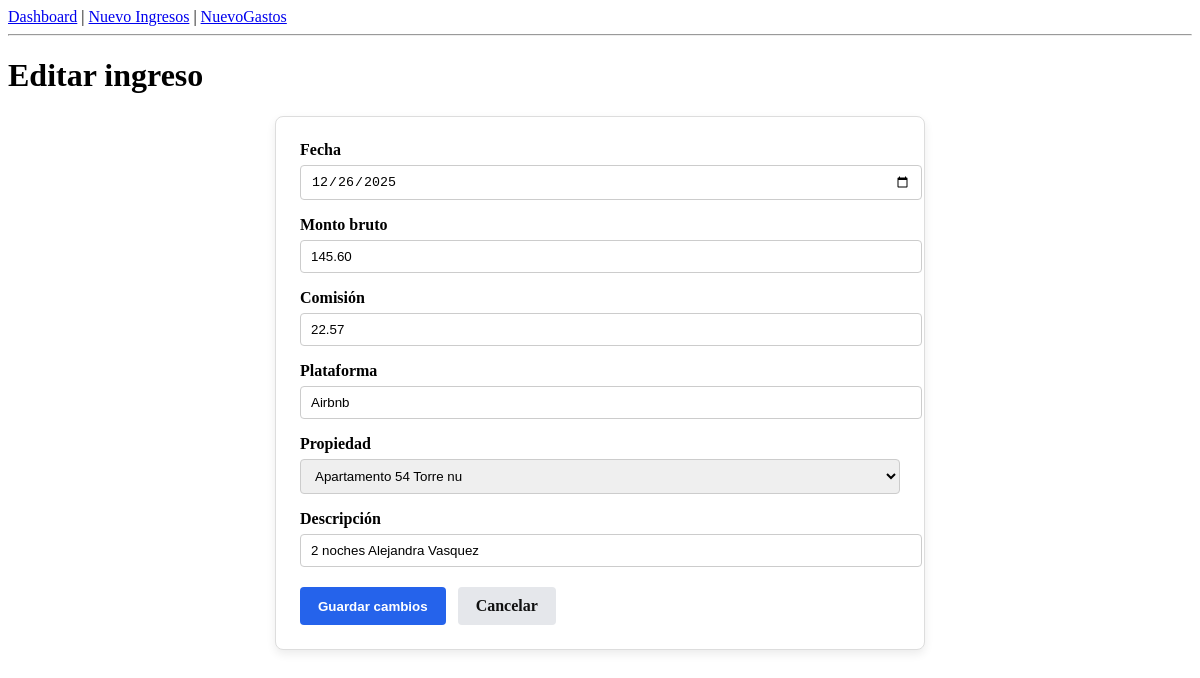
Page /ingresos/13/editar/ (signed in) on the committed database.
### core/models.py (models this page shows, shortened)
class Ingreso(models.Model):
    propiedad = models.ForeignKey(Propiedad, on_delete=models.CASCADE)
    monto_bruto = models.DecimalField(max_digits=10, decimal_places=2)
    comision = models.DecimalField(max_digits=10, decimal_places=2)
    descripcion = models.CharField(max_length=255, blank=True)
    fecha = models.DateField()
    plataforma = models.CharField(max_length=50)
    creado_por = models.ForeignKey(User, on_delete=models.CASCADE)
    creado_en = models.DateTimeField(auto_now_add=True)

### core/views.py (the view)
# urls.py: path("ingresos/<int:pk>/editar/", views.editar_ingreso, name="editar_ingreso"),
@login_required
def editar_ingreso(request, pk):
    ingreso = get_object_or_404(Ingreso, pk=pk)
    if request.method == "POST":
        form = IngresoForm(request.POST, instance=ingreso)
        if form.is_valid():
            ingreso_editado = form.save(commit=False)
            ingreso_editado.propiedad = ingreso.propiedad
            ingreso_editado.creado_por = ingreso.creado_por
            ingreso_editado.save()
            return redirect("lista_ingresos")
    else:
        form = IngresoForm(instance=ingreso)
    return render(request, "core/crear_ingreso.html", {
        "form": form,
        "editar": True,
    })

### core/forms.py (shortened to what this page needs)
class IngresoForm(forms.ModelForm):
    class Meta:
        model = Ingreso
        fields = [
            "fecha",
            "monto_bruto",
            "comision",
            "descripcion",
            "plataforma",
            "propiedad",
            ]
        widgets = {
            "fecha": forms.DateInput(attrs={"type": "date"}),
            "descripcion": forms.TextInput(attrs={"placeholder": "Ej: Reserva Airbnb"}),
        }

### core/models.py (called while the page is built)
    def __str__(self):
        return self.nombre

### core/templates/core/crear_ingreso.html (shortened to what this page needs)
{% extends "core/base.html" %}
{% load static %}
{% block content %}
<link rel="stylesheet" href="{% static 'core/styles.css' %}">
<h1>{% if editar %}Editar ingreso{% else %}Nuevo ingreso{% endif %}</h1>
<form method="post" class="form-card">
    <div class="form-field">
        <label for="{{ form.fecha.id_for_label }}">Fecha</label>
        {{ form.fecha }}
    </div>
    <div class="form-field">
        <label for="{{ form.monto_bruto.id_for_label }}">Monto bruto</label>
        {{ form.monto_bruto }}
    </div>
    <div class="form-field">
        <label for="{{ form.comision.id_for_label }}">Comisión</label>
        {{ form.comision }}
    </div>
    <div class="form-field">
        <label for="{{ form.plataforma.id_for_label }}">Plataforma</label>
        {{ form.plataforma }}
    </div>
    <div class="form-field">
        <label for="{{ form.propiedad.id_for_label }}">Propiedad</label>
        {{ form.propiedad }}
    </div>
    <div class="form-field">
        <label for="{{ form.descripcion.id_for_label }}">Descripción</label>
        {{ form.descripcion }}
    </div>
    <div class="form-actions">
        <button type="submit">
            {% if editar %}Guardar cambios{% else %}Guardar ingreso{% endif %}
        </button>
        <a href="{% url 'lista_ingresos' %}" class="btn-secondary">Cancelar</a>
    </div>
</form>
{% endblock %}

### core/static/core/styles.css (style rules this page uses)
.form-card { background: #ffffff; padding: 20px 24px; max-width: 600px; border-radius: 8px; box-shadow: 0 4px 10px rgba(0,0,0,0.08); margin-top: 20px; }
.form-actions { margin-top: 20px; display: flex; gap: 12px; }
.form-actions button { background-color: #2563eb; color: #fff; border: none; padding: 10px 18px; border-radius: 4px; cursor: pointer; font-weight: 600; }
.btn-secondary { background: #e5e7eb; color: #111; padding: 10px 18px; border-radius: 4px; text-decoration: none; font-weight: 600; }
.form-card { max-width: 600px; margin: 20px auto; padding: 24px; background: #ffffff; border: 1px solid #ddd; border-radius: 8px; }
.form-field { margin-bottom: 16px; }
.form-field label { display: block; font-weight: 600; margin-bottom: 6px; }
.form-field input, .form-field select, .form-field textarea { width: 100%; padding: 8px 10px; border: 1px solid #ccc; border-radius: 4px; }
.form-actions button { background-color: #2563eb; color: white; border: none; padding: 10px 18px; border-radius: 4px; font-weight: 600; cursor: pointer; }

### rows in the picture
Ingreso: fecha "12/26/2025", monto_bruto "145.60", comision "22.57", plataforma "Airbnb", propiedad "Apartamento 54 Torre nu", descripcion "2 noches Alejandra Vasquez"
